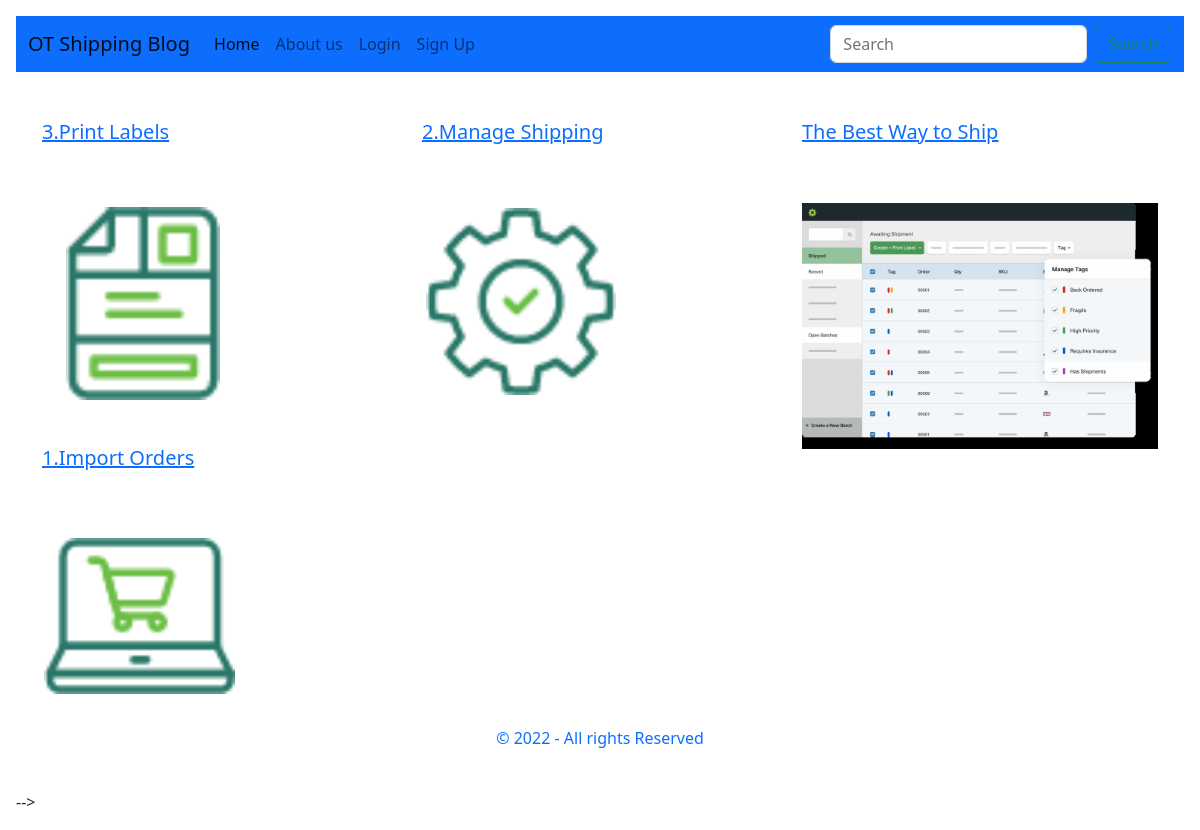
/tag/Our-Activities-Sequence/, run on an earlier commit of the app's database.
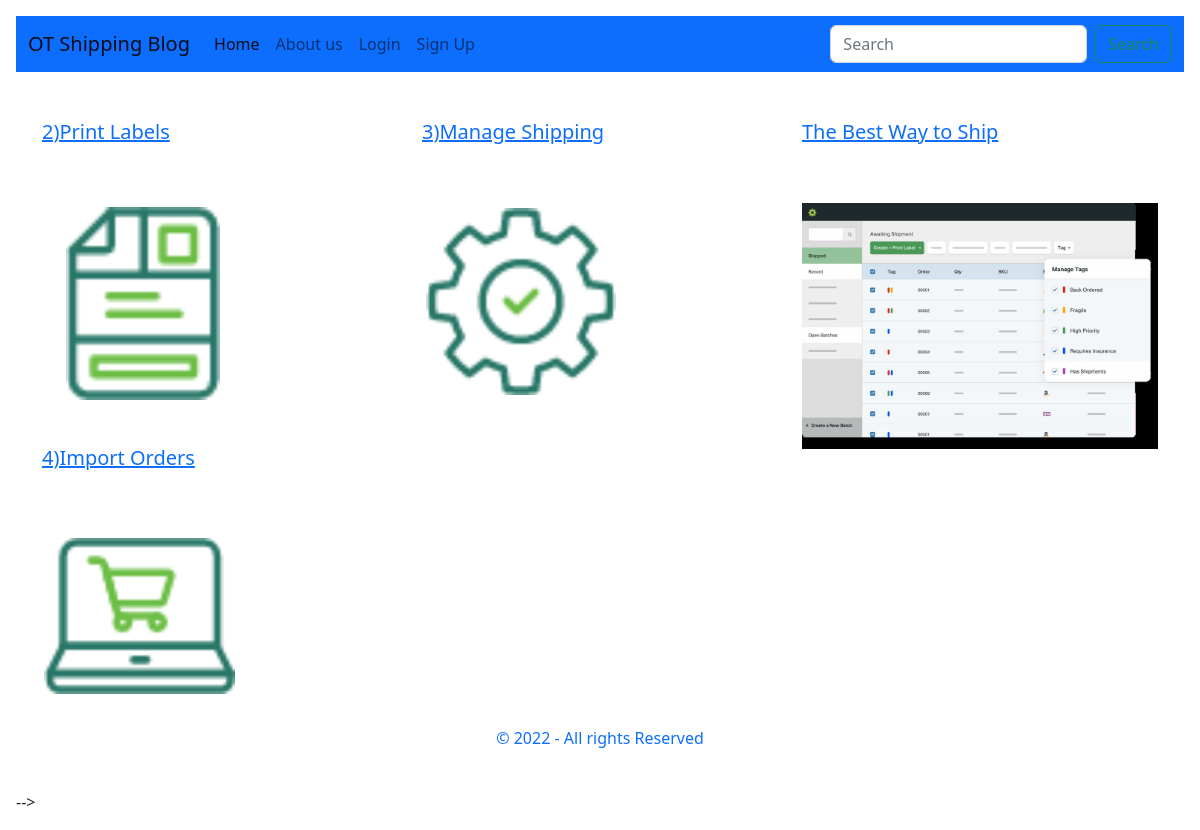
And on a later commit of the database.
### main/models.py (models this page shows, shortened)
class BlogPost(models.Model):
    user = models.ForeignKey(User, on_delete=models.CASCADE, blank=False, null=False,
                            verbose_name='Author')
    title = models.CharField('Title', max_length=120, blank=False, null=False)
    slug = models.SlugField('Slug', editable=False, max_length=180, unique=True, default=timezone.now)
    content = models.TextField('Content', max_length=800, blank=False, null=False)
    banner = models.ImageField('Image', upload_to='images/', blank=True,
                                 null=True, default='images/default_image.png')
    tags = models.ManyToManyField(BlogTag, verbose_name='Tags')

### main/views.py (the view)
# urls.py: path('tag/<slug>/', PostsTagView.as_view(), name='tag'),
class PostsTagView(ListView):
    model = BlogPost
    template_name = 'posts.html'
    context_object_name = 'articles'
    def get_queryset(self, *args, **kwargs):
        query = BlogPost.objects.filter(tags__slug=self.kwargs['slug'])
        return query

### templates/posts.html (shortened to what this page needs)
{% extends 'base.html' %}
{% load static %}
{% block content %}
<div class="container mt-4">
    <div class="row">
        {% for post in articles %}
            {% if forloop.counter > 1%}
                <div class="col-4 mb-4">
                    <h2 class="h5 h-25 mt-4">
                        <a href="{% url 'article' post.slug %}">{{post.title}}</a>
                    </h2>
                    <img class="img-fluid" src="{{post.banner.url}}" alt="{{post.title}}">
                </div>
            {% endif %}
        {% endfor %}
    </div>
</div>
{% endblock %}

What changed in the data, as far as the page shows it:
changed BlogPost: title "3.Print Labels" → "2)Print Labels"
changed BlogPost: title "2.Manage Shipping" → "3)Manage Shipping"
changed BlogPost: title "1.Import Orders" → "4)Import Orders"
